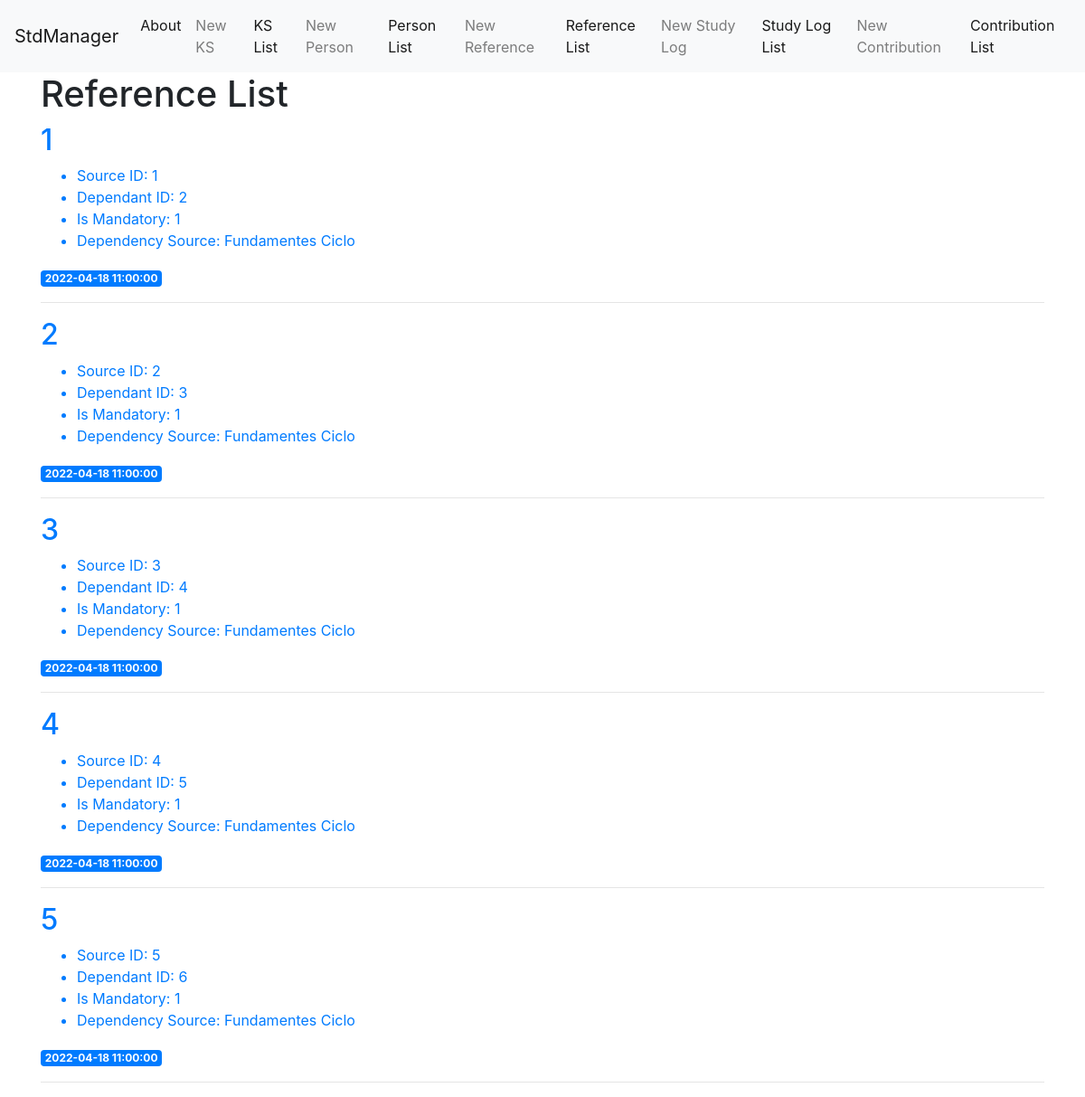
The page /reference-list on the database as committed earlier.
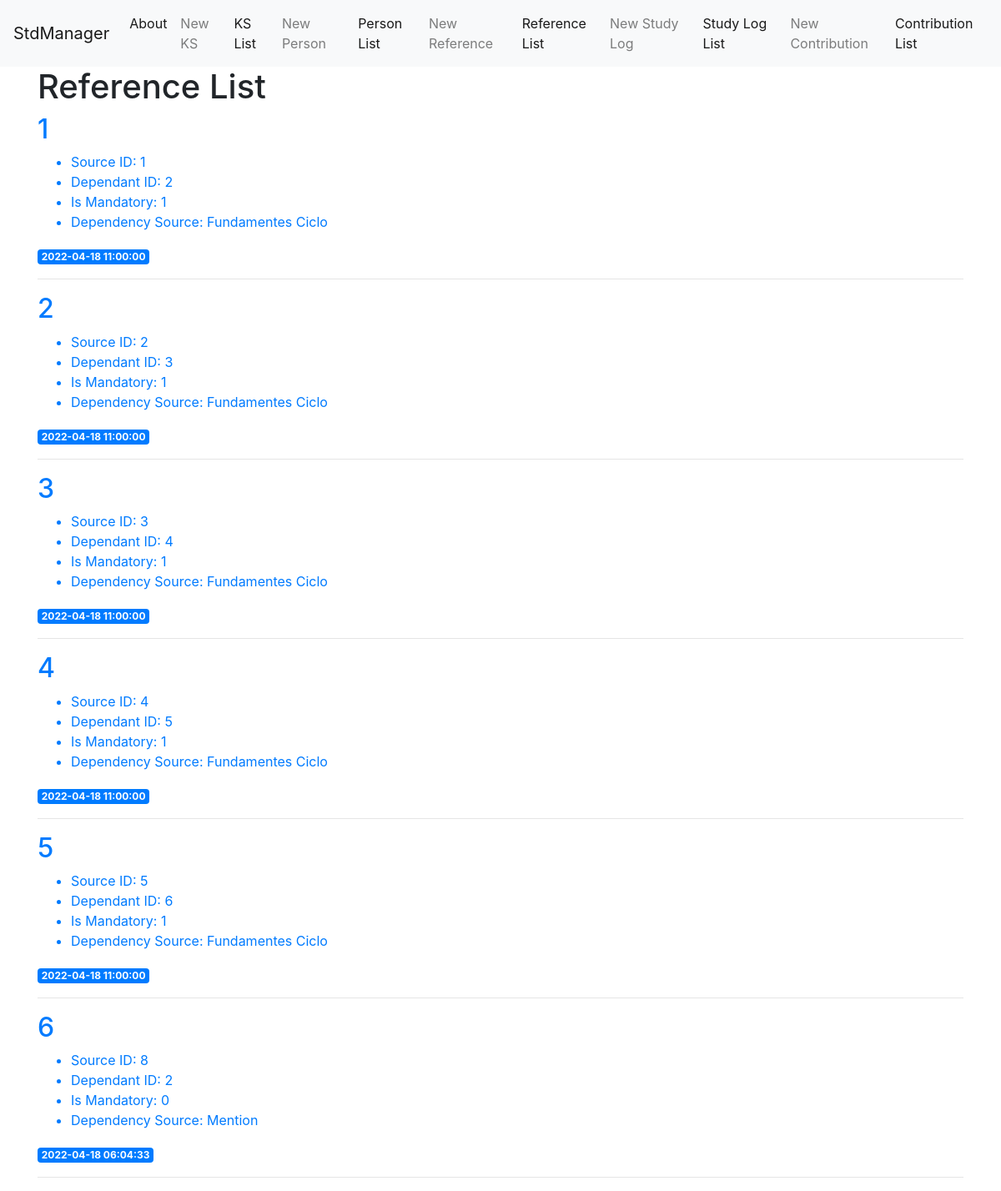
The same page on the database as committed later.
### tables this page shows
CREATE TABLE reference (
	reference_id INTEGER PRIMARY KEY AUTOINCREMENT,
	reference_created_at TIMESTAMP NOT NULL DEFAULT CURRENT_TIMESTAMP,
	ks_source_id INTEGER NOT NULL,
	ks_dependant_id INTEGER NOT NULL,
	is_mandatory BOOLEAN NOT NULL,
	dependency_source TEXT NOT NULL
);

### app.py (the view)
@app.route('/reference-list')
def reference_list():
    conn = get_db_connection()
    reference = conn.execute('SELECT * FROM reference').fetchall()
    conn.close()
    return render_template('reference_list.html', reference=reference)

### app.py (called while the page is built)
def get_db_connection():
    conn = sqlite3.connect('database.db')
    conn.row_factory = sqlite3.Row
    return conn

### templates/reference_list.html
{% extends 'base.html' %}
{% block content %}
    <h1>{% block title %} Reference List {% endblock %}</h1>
    {% for item in reference %}
        <a href="#">
            <h2>{{ item['reference_id'] }}</h2>
            <ul>
                <li>Source ID: {{ item['ks_source_id'] }}</li>
                <li>Dependant ID: {{ item['ks_dependant_id'] }}</li>
                <li>Is Mandatory: {{ item['is_mandatory'] }}</li>
                <li>Dependency Source: {{ item['dependency_source'] }}</li>
            </ul>
        </a>
        <span class="badge badge-primary">{{ item['reference_created_at'] }}</span>
        <hr>
    {% endfor %}
{% endblock %}

### templates/base.html (shortened to what this page needs)
<!doctype html>
<html lang="en">
  <head>
    <link rel="stylesheet" href="https://stackpath.bootstrapcdn.com/bootstrap/4.3.1/css/bootstrap.min.css">
  </head>
  <body>
    <nav class="navbar navbar-expand-md navbar-light bg-light">
        <a class="navbar-brand" href="{{ url_for('index')}}">StdManager</a>
        <div class="collapse navbar-collapse" id="navbarNav">
            <ul class="navbar-nav">
            <li class="nav-item active">
                <a class="nav-link" href="{{url_for('about')}}">About</a>
            </li>
            <li class="nav-item">
                <a class="nav-link" href="{{url_for('ks_create')}}">New KS</a>
            </li>
            <li class="nav-item active">
                <a class="nav-link" href="{{url_for('ks_list')}}">KS List</a>
            </li>
            <li class="nav-item">
                <a class="nav-link" href="{{url_for('person_create')}}">New Person</a>
            </li>
            <li class="nav-item active">
                <a class="nav-link" href="{{url_for('person_list')}}">Person List</a>
            </li>
            <li class="nav-item">
                <a class="nav-link" href="{{url_for('reference_create')}}">New Reference</a>
            </li>
            <li class="nav-item active">
                <a class="nav-link" href="{{url_for('reference_list')}}">Reference List</a>
            </li>
            <li class="nav-item">
                <a class="nav-link" href="{{url_for('interaction_create')}}">New Study Log</a>
            </li>
            <li class="nav-item active">
                <a class="nav-link" href="{{url_for('interaction_list')}}">Study Log List</a>
            </li>
            <li class="nav-item">
                <a class="nav-link" href="{{url_for('contribution_create')}}">New Contribution</a>
            </li>
            <li class="nav-item active">
                <a class="nav-link" href="{{url_for('contribution_list')}}">Contribution List</a>
            </li>
            </ul>
        </div>
    </nav>
    <div class="container">
        {% block content %} {% endblock %}
    </div>
  </body>
</html>

Rows that differ between the two databases and show on the page:
added reference: reference_id "6", ks_source_id "8", ks_dependant_id "2", is_mandatory "0", dependency_source "Mention", reference_created_at "2022-04-18 06:04:33"
